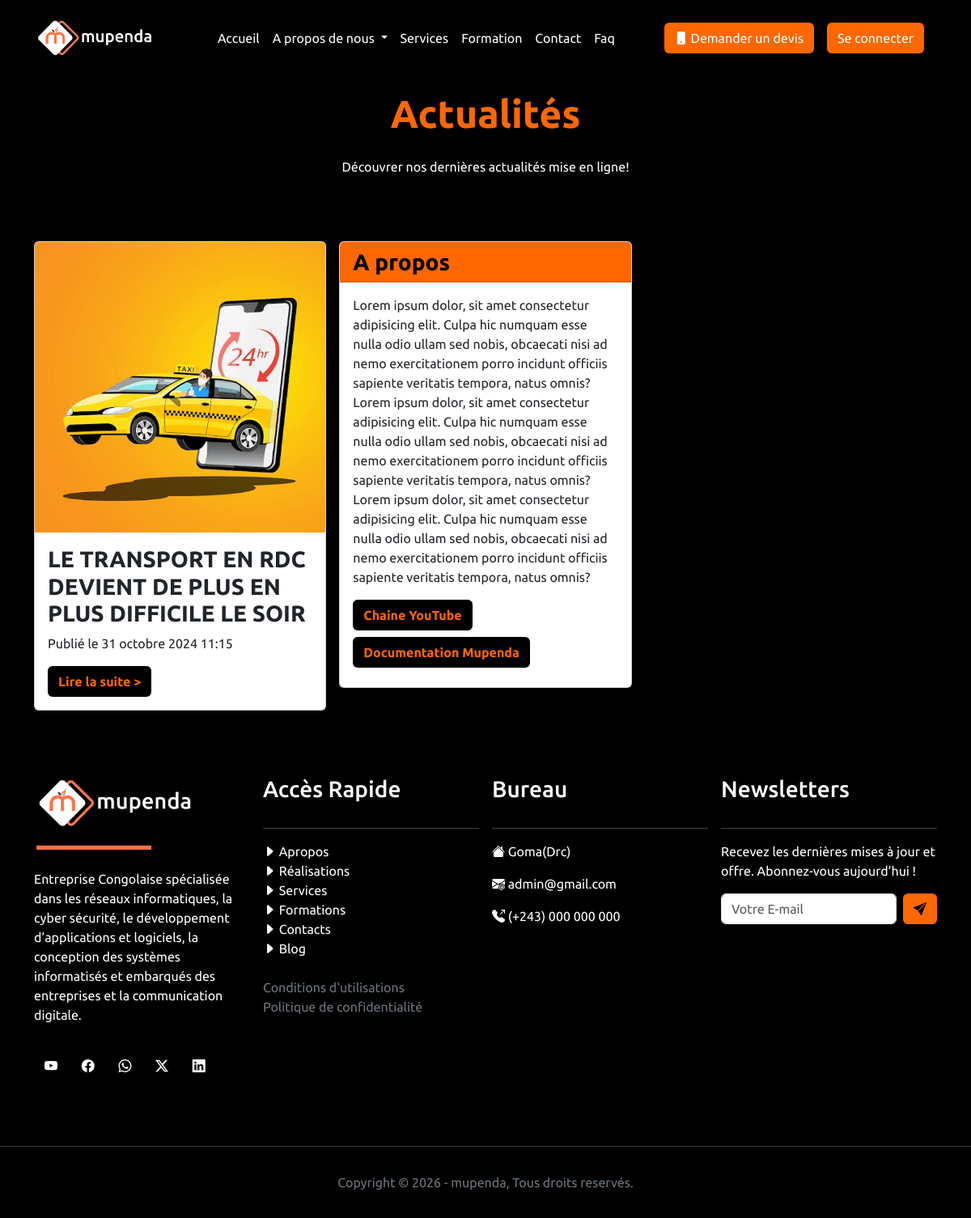
Screenshot of /blog/ with the database file from the repository.
### MupendaApp/models.py (models this page shows, shortened)
class Post(models.Model):
    titre = models.CharField(max_length=250, unique=True)
    slug = models.SlugField(max_length=250, unique=True)
    author = models.ForeignKey(
        settings.AUTH_USER_MODEL,
        on_delete=models.CASCADE,
        related_name='blog_posts'
        )
    created_on = models.DateTimeField(auto_now_add=True)
    update_on = models.DateTimeField(auto_now=True)
    content = CKEditor5Field()
    categorie = models.ForeignKey(Category, on_delete=models.CASCADE, null=True)
    status = models.IntegerField(choices=STATUS, default=0)
    image = models.ImageField(upload_to="static/images", blank=True, null=True)
    class Meta:
        ordering = ['-created_on']

### MupendaApp/views.py (the view)
# urls.py: path('blog/',views.PostList.as_view(), name="blog"),
class PostList(generic.ListView):
    queryset = Post.objects.filter(status=1).order_by ('-created_on')
    template_name = 'blog.html'

### MupendaApp/templates/blog.html
{% extends 'base.html' %}
{% block content %}
<section class="pt-5">
    <div class="container text-center py-5">
        <h1 class="py-3 display-5 fw-bold" style="color: #ff6700;">Actualités</h1>
        <p class="text-white">Découvrer nos dernières actualités mise en ligne!</p>
    </div>
</section>
<section class="py-3">
    <div class="container">
        <div class="row g-3">
            <div class="col-md-4 left">
                {% for post in object_list %}
                <div class="card mb-3 shadow">
                    {% if post.image %}
                    <img src="{{post.image.url}}" class="card-img-top" alt="{{post.titre}}">
                    {% endif %}
                    <div class="card-body">
                      <h3 class="card-title fw-semibold"><a class="text-dark nav-link" href="{% url 'blog_detail' post.slug %}"> {{post.titre}}</a></h3>
                      <p class="card-text">Publié le {{post.created_on}}</p>
                      <a href="{% url 'blog_detail' post.slug %}" class="btn fw-bold" style="background-color: black; color:#ff6700">Lire la suite ></a>
                    </div>
                </div>
                {% empty %}
                    <p class="alert-danger"><i class="bi bi-journal-x"></i>  Aucun article Publié pour le moment</p>
                {% endfor %}
            </div>
            {% block sidebar %}
                {% include 'sidebar.html' %}
            {% endblock sidebar %}
        </div>
    </div>
</section>
{% endblock %}

### rows the page displays
Post: image (picture), titre "LE TRANSPORT EN RDC DEVIENT DE PLUS EN PLUS DIFFICILE LE SOIR", created_on "31 octobre 2024 11:15"
